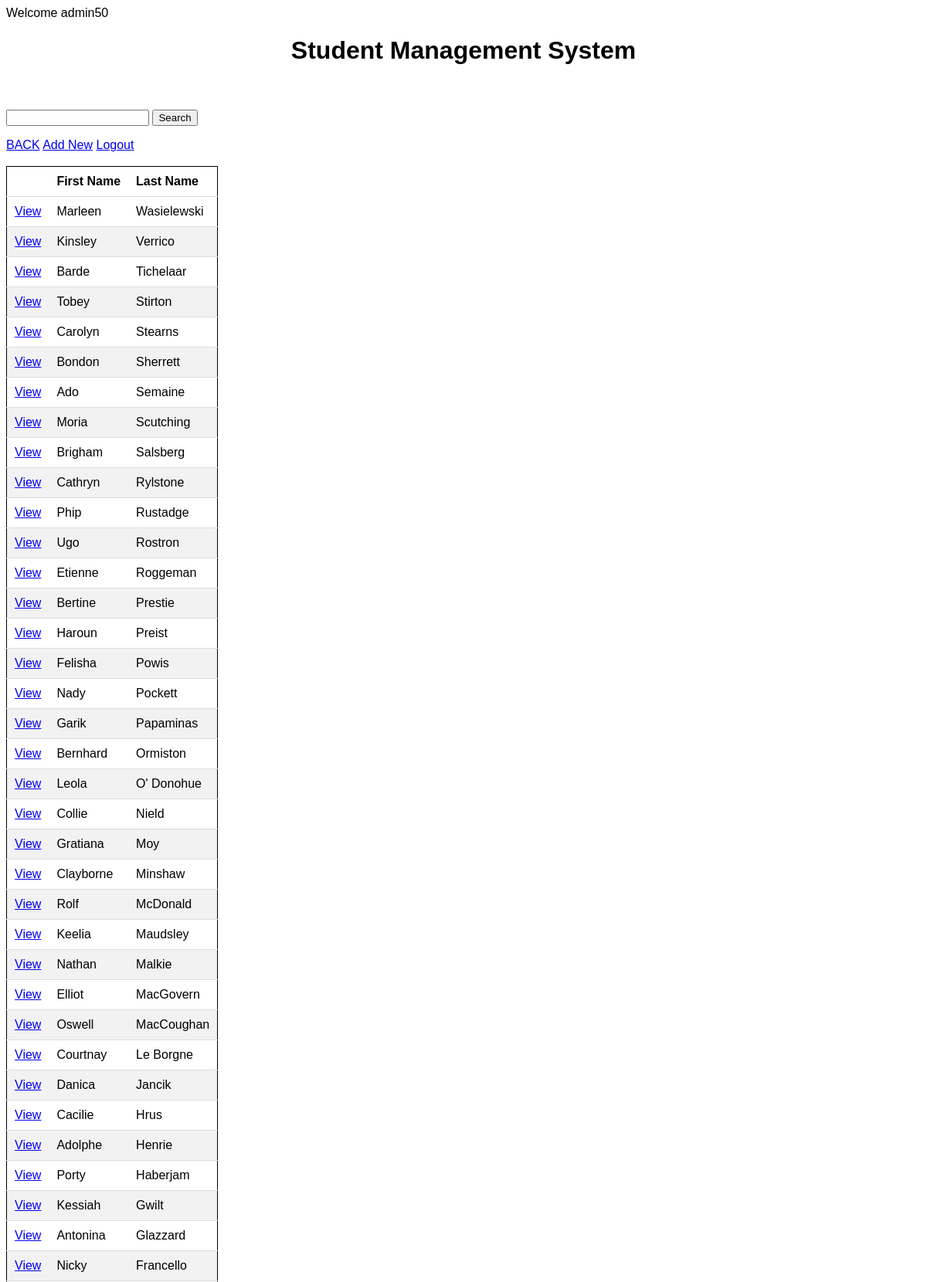
/result.php (signed in, upper part), run on the app's committed database.
### tables this page shows
CREATE TABLE `student_list` (
  `id` int(11) NOT NULL,
  `first_name` varchar(50) NOT NULL,
  `last_name` varchar(50) NOT NULL,
  `birthday` varchar(10) NOT NULL,
  `gender` varchar(10) NOT NULL,
  `added_at` datetime NOT NULL DEFAULT CURRENT_TIMESTAMP
);

### result.php (the view, shortened to what this page needs)
<?php
  if (isset($_SESSION['userLogin'])) {
    echo 'Welcome '. $_SESSION['userLogin'];
  } else {
    echo 'Welcome Guest';
  }
  $con = connection();
  $search = $_GET['search'];
  $sql = "SELECT * FROM student_list WHERE lower(`first_name`) LIKE lower('%$search%') || lower(`last_name`) LIKE lower('%$search%') ORDER BY `last_name` DESC";
  $students = $con -> query($sql) or die ($con -> error);
  $row = $students -> fetch_assoc();
  echo $total = $students -> num_rows;
?>
<!DOCTYPE html>
<html lang="en">
<head>
  <link rel="stylesheet" href="css/style.css">
</head>
<body>
  <h1>Student Management System</h1>
  <br><br>
  <form action="result.php" method="get">
    <input type="text" name="search" id="search">
    <button type="submit">Search</button>
  </form>
  <?php if (isset($_SESSION['userLogin'])) { ?>
    <a href="index.php">BACK</a>
    <a href="add.php">Add New</a>
    <a href="logout.php">Logout</a>
  <?php } else { ?>
    <a href="login.php">Login</a>
  <?php } ?>
  <br><br>
    <?php if ($total > 0) { ?>
      <table>
        <thead>
          <tr>
            <th></th>
            <th>First Name</th>
            <th>Last Name</th>
          </tr>
        </thead>
        <tbody>
          <?php do { ?>
          <tr>
            <td><a href="details.php?id=<?php echo $row['id']; ?>">View</a></td>
            <td><?php echo $row['first_name']; ?></td>
            <td><?php echo $row['last_name']; ?></td>
          </tr>
          <?php } while ($row = $students -> fetch_assoc()); ?>
        </tbody>
      </table>
    <?php } else { ?>
      <h3>NO RESULT FOUND</h3>
    <?php }; ?>
</body>
</html>

### css/style.css (style rules this page uses)
body { font-family: 'Arial'; }
h1 { text-align: center; }
table { border-collapse: collapse; border: 1px solid #000000; }
th, td { text-align: left; padding: 10px; border-bottom: 1px solid #dddddd; }
tr:nth-child(even) { background-color: #f2f2f2; }

### data on the page
student_list: first_name "Marleen", last_name "Wasielewski"
student_list: first_name "Kinsley", last_name "Verrico"
student_list: first_name "Barde", last_name "Tichelaar"
student_list: first_name "Tobey", last_name "Stirton"
student_list: first_name "Carolyn", last_name "Stearns"
student_list: first_name "Bondon", last_name "Sherrett"
student_list: first_name "Ado", last_name "Semaine"
student_list: first_name "Moria", last_name "Scutching"
student_list: first_name "Brigham", last_name "Salsberg"
student_list: first_name "Cathryn", last_name "Rylstone"
student_list: first_name "Phip", last_name "Rustadge"
student_list: first_name "Ugo", last_name "Rostron"
student_list: first_name "Etienne", last_name "Roggeman"
student_list: first_name "Bertine", last_name "Prestie"
student_list: first_name "Haroun", last_name "Preist"
student_list: first_name "Felisha", last_name "Powis"
student_list: first_name "Nady", last_name "Pockett"
student_list: first_name "Garik", last_name "Papaminas"
student_list: first_name "Bernhard", last_name "Ormiston"
student_list: first_name "Leola", last_name "O' Donohue"
student_list: first_name "Collie", last_name "Nield"
student_list: first_name "Gratiana", last_name "Moy"
student_list: first_name "Clayborne", last_name "Minshaw"
student_list: first_name "Rolf", last_name "McDonald"
student_list: first_name "Keelia", last_name "Maudsley"
student_list: first_name "Nathan", last_name "Malkie"
student_list: first_name "Elliot", last_name "MacGovern"
student_list: first_name "Oswell", last_name "MacCoughan"
student_list: first_name "Courtnay", last_name "Le Borgne"
student_list: first_name "Danica", last_name "Jancik"
student_list: first_name "Cacilie", last_name "Hrus"
student_list: first_name "Adolphe", last_name "Henrie"
student_list: first_name "Porty", last_name "Haberjam"
student_list: first_name "Kessiah", last_name "Gwilt"
student_list: first_name "Antonina", last_name "Glazzard"
student_list: first_name "Nicky", last_name "Francello"

### other printed values
$_SESSION['userLogin'] "admin"
$total = $students -> num_rows "50"
